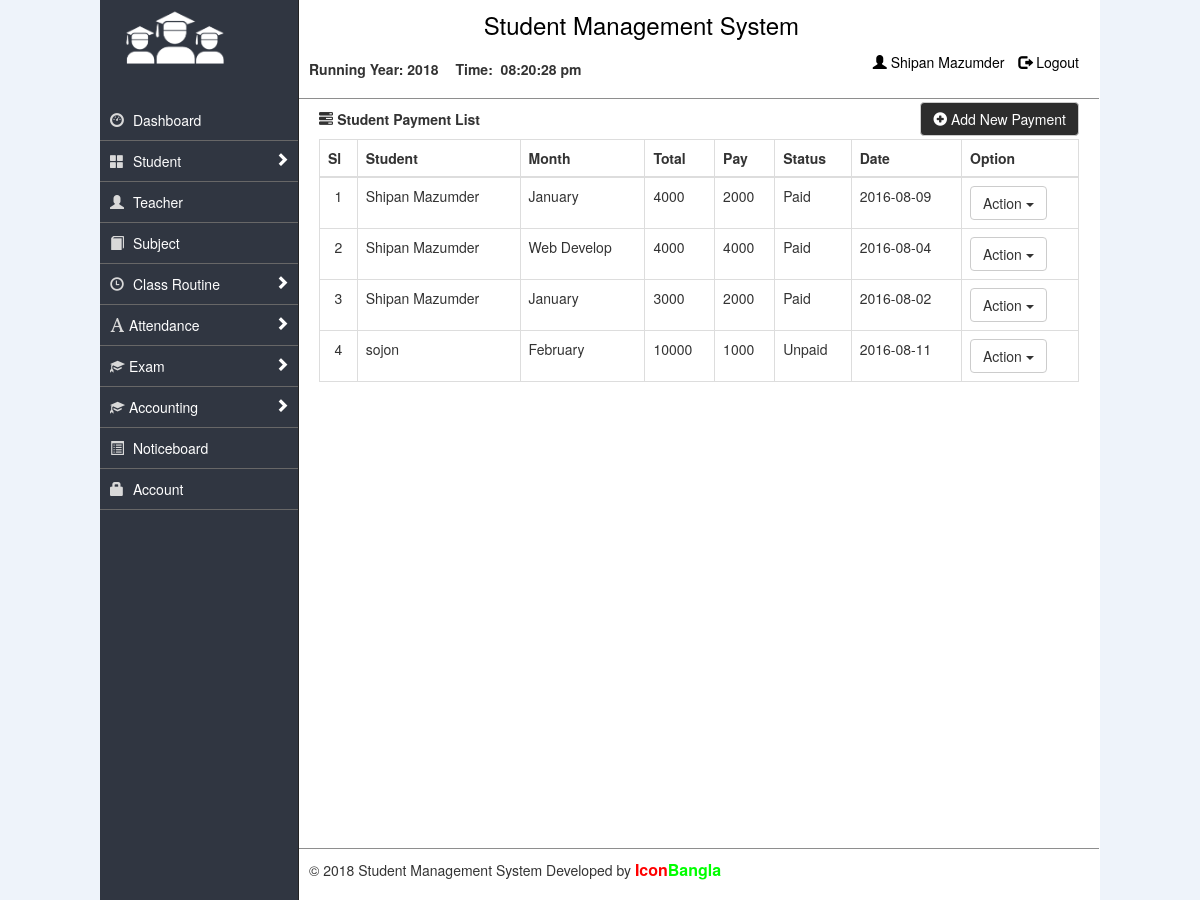
The app's page /admin/showpayment.php (signed in) with its own data.
### tables this page shows
CREATE TABLE IF NOT EXISTS `payment` (
  `payment_id` int(11) NOT NULL,
  `name` varchar(20) NOT NULL,
  `roll` varchar(6) NOT NULL,
  `class` varchar(10) NOT NULL,
  `month` varchar(30) NOT NULL,
  `total` varchar(8) NOT NULL,
  `pay` varchar(8) NOT NULL,
  `status` varchar(8) NOT NULL,
  `student_id` int(11) NOT NULL,
  `section` varchar(2) NOT NULL,
  `mobile` varchar(15) NOT NULL,
  `date` varchar(20) NOT NULL
);

### admin/showpayment.php (the view, shortened to what this page needs)
<!DOCTYPE html>
<html lang="en">
  <head>
    <link href="../css/bootstrap.min.css" type="text/css" rel="stylesheet" />
    <link href="../css/main.css" type="text/css" rel="stylesheet" />
  </head>
  <body>
  	<div class="main">
  	<?php require_once("rightsidebar.php"); ?>
        <div class="left_sidebar">
        	<?php  require_once("header.php")?>
            <div class="content">
            	<span class="t_d"><span class="glyphicon glyphicon-tasks"></span> Student Payment List</span><a href="addpayment.php" class="btn btn-default" style="float:right; margin:3px 20px 0px 0px; background-color:#2D2D2D; color:#FFFFFF;"><span class="glyphicon glyphicon-plus-sign"></span> Add New Payment</a>
                	<div class="t_routine">
                    	<table class="table table-bordered">
                    	<thead>
                        	<tr>
                            	<th>Sl</th>
                                <th>Student</th>
                                <th>Month</th>
                                <th>Total</th>
                                <th>Pay</th>
                                <th>Status</th>
                                <th>Date</th>
                                <th>Option</th>
                            </tr>
                        </thead>
                        <tbody>
                        <?php
							$result=mysql_query("SELECT * FROM payment");
							$i=1;
							while($row=mysql_fetch_array($result)){
								echo '<tr>
											<td align="center">'.$i.'</td>
											<td class="td2">'.$row['name'].'</td>
											<td class="td2">'.$row['month'].'</td>
											<td class="td2">'.$row['total'].'</td>
											<td class="td2">'.$row['pay'].'</td>
											<td class="td2">'.$row['status'].'</td>
											<td class="td2">'.$row['date'].'</td>
											<td>
											 <div class="btn-group">
												  <button type="button" class="btn btn-default dropdown-toggle" data-toggle="dropdown" aria-haspopup="true" aria-expanded="false">
													Action <span class="caret"></span>
												  </button>
												  <ul class="dropdown-menu">';?>
												  </ul>
											</div>
											</td><?php
									echo '<tr>';
									$i++;
							}
						?>
                        </tbody>
                    </table>
                    </div>
            </div>
            <?php require_once("footer.php"); ?>
        </div>
    </div>
  </body>
</html>

### admin/rightsidebar.php (shortened to what this page needs)
<div class="right_sidebar">
     	<div class="r_top">
         </div>
         <div class="menu">
         	<ul>
             	<li><a href="dasbord.php"><span id="icon" class="glyphicon glyphicon-dashboard"></span> Dashboard</a></li>
                 <li class="m"><a href="#"><span id="icon" class="glyphicon glyphicon-th-large"></span> Student<span id="icon2" class="glyphicon glyphicon-chevron-right"></span><span id="icon3" class="glyphicon glyphicon-chevron-down"></span></a>
                 </li>
                 <li><a href="teacher.php"><span id="icon" class="glyphicon glyphicon-user"></span> Teacher</a></li>
               <li><a href="onesub.php"><span id="icon" class="glyphicon glyphicon-book"></span> Subject</a></li>
                 <li class="q"><a href="#"><span id="icon" class="glyphicon glyphicon-time"></span> Class Routine<span id="icon6" class="glyphicon glyphicon-chevron-right"></span><span id="icon7" class="glyphicon glyphicon-chevron-down"></span></a>
                 </li>
                  <li class="s"><a href="#"><span id="icon" class="glyphicon glyphicon-font"></span>Attendance<span id="icona" class="glyphicon glyphicon-chevron-right"></span><span id="iconb" class="glyphicon glyphicon-chevron-down"></span></a>
                 </li>
                 <li class="u"><a href="#"><span id="icon" class="glyphicon glyphicon-education"></span>Exam<span id="iconc" class="glyphicon glyphicon-chevron-right"></span><span id="icond" class="glyphicon glyphicon-chevron-down"></span></a>
                  </li>
                 <li class="uv"><a href="#"><span id="icon" class="glyphicon glyphicon-education"></span>Accounting<span id="iconbc" class="glyphicon glyphicon-chevron-right"></span><span id="iconde" class="glyphicon glyphicon-chevron-down"></span></a>
                 </li>
                 <li><a href="tnoticbord.php"><span id="icon" class="glyphicon glyphicon-list-alt"></span> Noticeboard</a></li>
                 <li><a href="adminedit.php"><span id="icon" class="glyphicon glyphicon-lock"></span> Account</a></li>
             </ul>
         </div>
     </div>

### admin/header.php
<div class="header_area">
            	<div class="h_top">
                	<p class="s">Student Management System</p>
                </div>
                <div class="h_bottom">
                	<span style="padding:10px; font-weight:bold; display:block; float:left;">Running Year: <?php echo date("Y"); ?></span>
                    <span style="padding:7px; font-weight:bold; display:block; float:left;">Time:&nbsp;<span > <?php date_default_timezone_set('Asia/Dhaka'); echo date("h:i:s a");?></span></span>
                    <span style="float:right; margin-right:20px; ">
                    	<a  style="margin-right:10px; color:#000000; " href="adminpro.php"><span class="glyphicon glyphicon-user"></span> <?php echo $_SESSION['name']; ?></a>
                         <a style=" color:#000000;" href="../logout.php"><span class="glyphicon glyphicon-log-out"></span> Logout</a>
                     </span>
                </div>
            </div>

### admin/footer.php
<div class="footer_area">
            	<span style="padding:10px; display:block;">&copy; <?php echo date("Y");?> Student Management System Developed by <a href="http://www.iconbangla.com" target="_blank"><span style="color:#FF0000; font-size:16px; font-weight:bold;">Icon</span><span style="color:#00ff00; font-size:16px; font-weight:bold;">Bangla</span></a></span>
            </div>

### css/main.css (style rules this page uses)
body { background:#EEF3FA; }
.main { width:1000px;height:900px;margin:0 auto 0 auto;background:#FFFFFF; }
.right_sidebar { width:199px; overflow:hidden; height:900px;float:left;background:#303641; border-right:1px solid #232323; }
.content { width:800px; height:749px; float:left; }
.menu ul { list-style:none; margin:0; padding:0; }
.menu #icon { color: #D9D9D9; margin:0px 5px 0px 0px; }
.menu #icon2,#icon3,#icon4,#icon5,#icon6,#icon7,#icona,#iconb,#iconc,#icond,#iconbc,#iconde { color:#FFFFFF; float:right; }
.menu ul li { width:199px; border-bottom:1px solid #676767; }
.menu ul li a { display:block; padding:10px; text-decoration:none; color:#FFFFFF; }
.right_sidebar .r_top,.right_sidebar2 .r_top,.right_sidebar3 .r_top { width:199px; height:100px; background: url(../images/Capture.PNG); background-repeat:no-repeat; }
.header_area { width:800px; height:99px; border-bottom:1px solid #8E8E8E; float:left; }
.header_area .h_top { height:49px; width:800px; }
.header_area .h_bottom { height:50px; width:800px; }
.header_area .s { color:#000000; padding:8px 300px 0px 0px; font-size:24px; float:right; }
.t_d { margin-left:20px; margin-top:10px; font-weight:bold; float:left; overflow:hidden; }
.t_routine { width:760px; height:500px; margin:40px 20px 20px 20px; border-radius:5px; }
.td2 { padding-top:20px; }
.footer_area { width:800px; height:49px; border-top:1px solid #8E8E8E; float:left; }

### records on screen
payment: name "Shipan Mazumder", month "January", total "4000", pay "2000", status "Paid", date "2016-08-09"
payment: name "Shipan Mazumder", month "Web Develop", total "4000", pay "4000", status "Paid", date "2016-08-04"
payment: name "Shipan Mazumder", month "January", total "3000", pay "2000", status "Paid", date "2016-08-02"
payment: name "sojon", month "February", total "10000", pay "1000", status "Unpaid", date "2016-08-11"

### other values on screen
$_SESSION['name'] "Shipan Mazumder"
